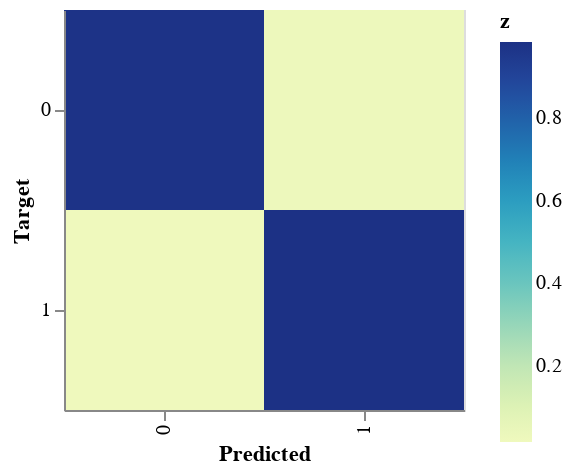

Notebook source saved alongside this figure:
### Code cell
pipeline(defaultxcols, defaultycols)

### Figure 1 — Vega-Lite specification as saved in the notebook (floating-point values rounded to 4 significant figures)
{"config": {"view": {"continuousWidth": 400, "continuousHeight": 300}}, "data": {"name": "data-630a32a974f0f8266d10f0db74f412cc"}, "mark": "rect", "encoding": {"color": {"type": "quantitative", "field": "z"}, "x": {"type": "nominal", "field": "x", "title": "Predicted"}, "y": {"type": "nominal", "field": "y", "title": "Target"}}, "height": 200, "width": 200, "$schema": "https://vega.github.io/schema/vega-lite/v4.8.1.json", "datasets": {"data-630a32a974f0f8266d10f0db74f412cc": [{"x": 0, "y": 0, "z": 0.9783}, {"x": 1, "y": 0, "z": 0.02171}, {"x": 0, "y": 1, "z": 0.01441}, {"x": 1, "y": 1, "z": 0.9856}]}}
